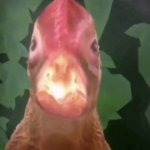
#> input picture goofyahhchicken.jpg, 150 x 150 px
$ python main.py
#> lines starting #> are read from the running program, lines starting #| are printed output that depends on the picture
from PIL import Image

with Image.open("goofyahhchicken.jpg") as img:
#> img is the input picture: PIL image 150x150 RGB; mean R, G, B 113.4, 93, 75.7
    width, height = img.size
#> width = 150; height = 150
    simbols = "*+.#,"
    resize = 0.4
    WidthResized = int(width * resize)
#> WidthResized = 60
    HeightResized = int(height * resize)
#> HeightResized = 60
    asciiart = ''
    imgResized = img.resize((WidthResized, HeightResized))
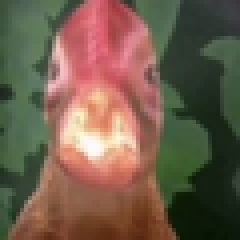
#> imgResized: PIL image 60x60 RGB (shown 4 times larger); mean R, G, B 113.4, 93, 75.7
    for y in range(HeightResized):
        for x in range(WidthResized):
            pixel = imgResized.getpixel((x, y))
            light = sum(pixel) / 3
            indexCharac = int((light / 255) * (len(simbols) - 1))
            asciiart += simbols[indexCharac]
        asciiart += '\n'

print(asciiart)
